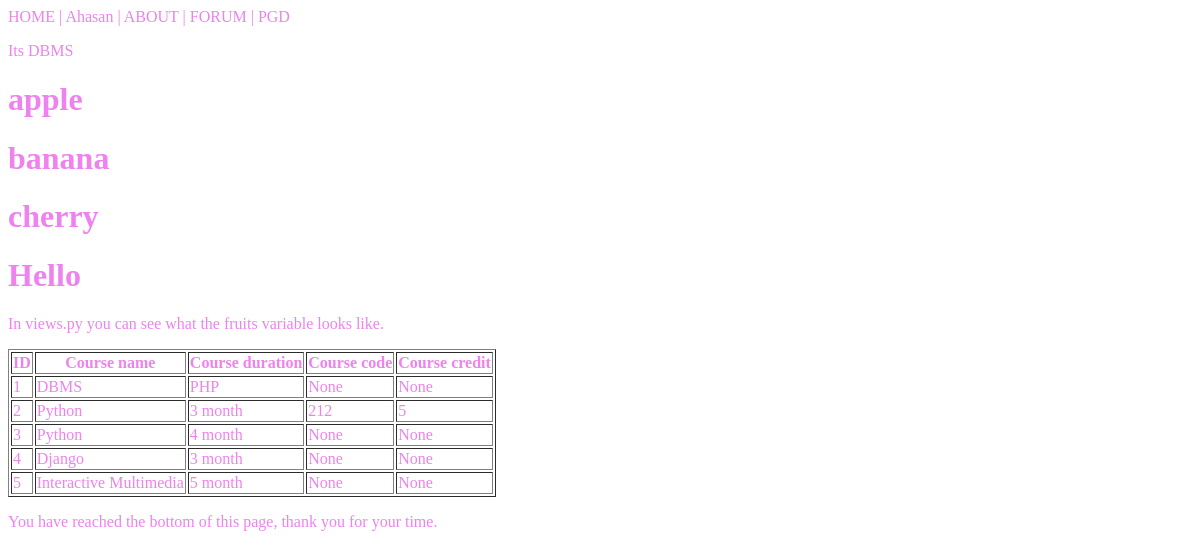
Page /testing/ on the earlier database version.
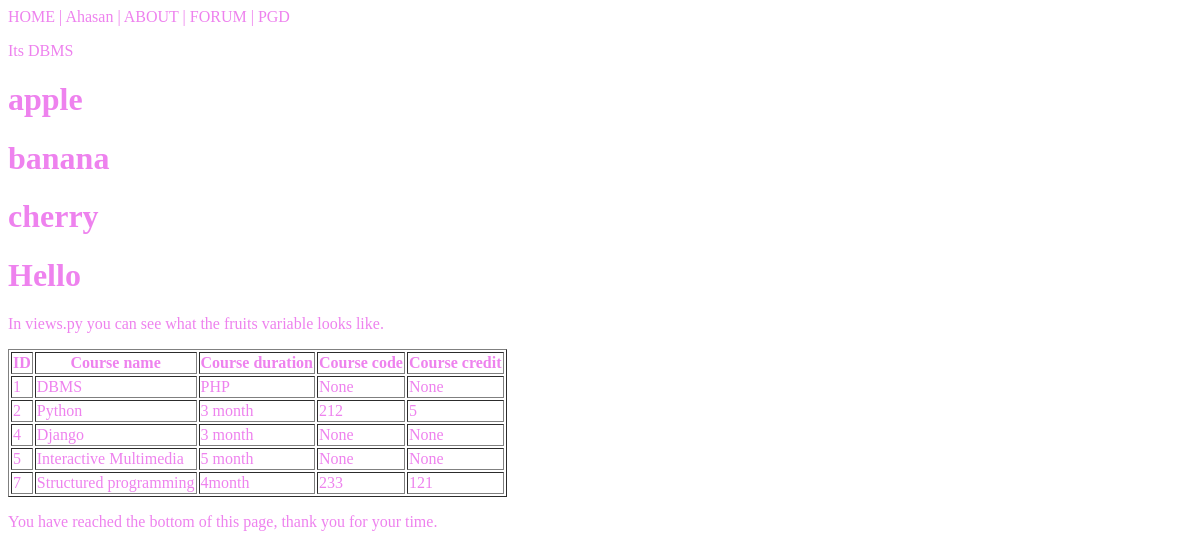
Same page on the later database version.
### courses/models.py (models this page shows, shortened)
class Course(models.Model):
    course_name=models.CharField(max_length=255)
    course_duration=models.CharField(max_length=255)
    course_code=models.IntegerField(null=True)
    course_credit=models.IntegerField(null=True)

### courses/views.py (the view)
# urls.py: path('testing/', views.testing, name='testing'),
def testing(request):
   mySearchData=Course.objects.filter(course_name='DBMS', id=2).values()
   myData=Course.objects.all()
   myGetData=Course.objects.all().values()
   template=loader.get_template('template.html')
   context={
      'fruits':['apple', 'banana', 'cherry'],
      'course_name':'DBMS',
      'greeting':1,
      'myCourses':myData,
      'myGetValue':myGetData,
      'mySearchData':mySearchData,
   }
   return HttpResponse(template.render(context, request))

### courses/templates/template.html
{% load static %}
<!DOCTYPE html>
<html>
    <link rel="stylesheet" href="{% static 'myGlobal.css' %}">
<body>
  {% include "mymenu.html" with me="Ahasan" sponsor="PGD" %}
  <p>Its {{ course_name }}</p>
{% for x in fruits %}
  <h1>{{ x }}</h1>
{% endfor %}
{% if greeting == 1 %}
  <h1>Hello</h1>
{% else %}
  <h1>Bye</h1>
{% endif %}
<p>In views.py you can see what the fruits variable looks like.</p>
<table border='1'>
  <tr>
    <th>ID</th>
    <th>Course name</th>
    <th>Course duration</th>
    <th>Course code</th>
    <th>Course credit</th>
  </tr>
  {% for x in myCourses %}
    <tr>
      <td>{{ x.id }}</td>
      <td>{{ x.course_name }}</td>
      <td>{{ x.course_duration }}</td>
      <td>{{ x.course_code }}</td>
      <td>{{ x.course_credit }}</td>
    </tr>
  {% endfor %}
</table>
{% include 'footer.html' %}
</body>
</html>

Differences in the rows shown:
removed Course: id "3", course_name "Python", course_duration "4 month", course_code "None", course_credit "None"
added Course: id "7", course_name "Structured programming", course_duration "4month", course_code "233", course_credit "121"
